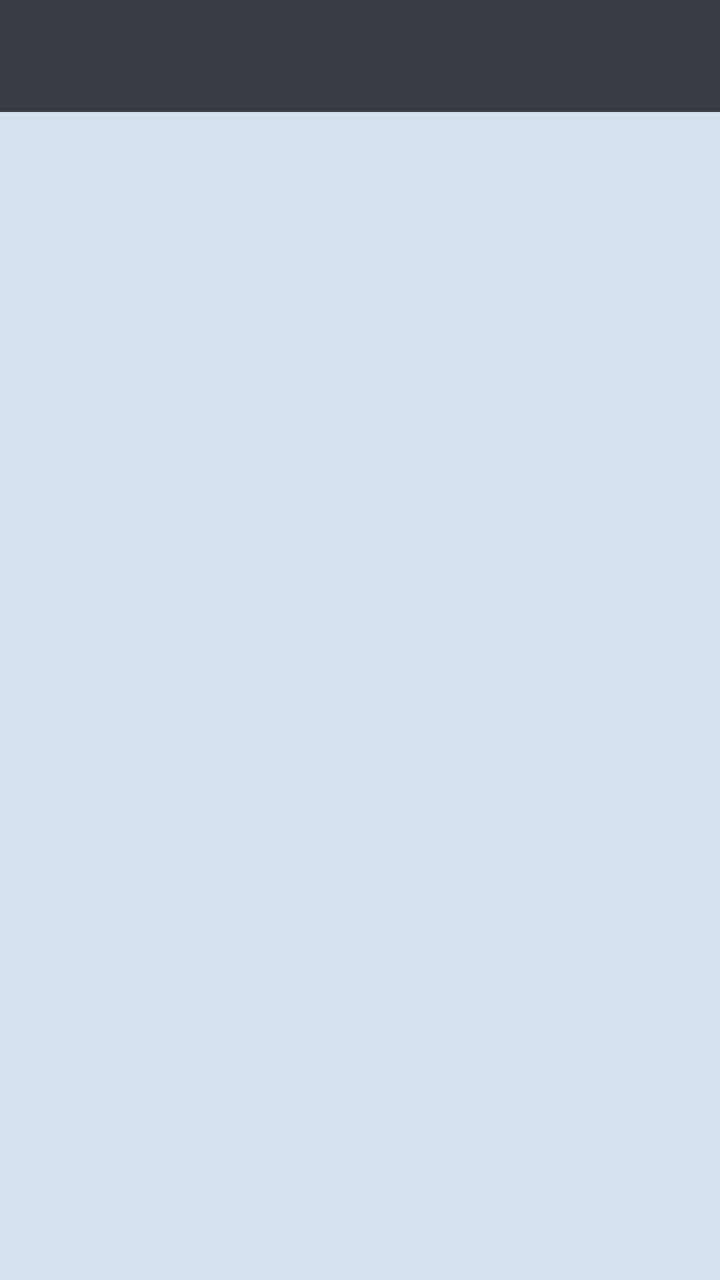
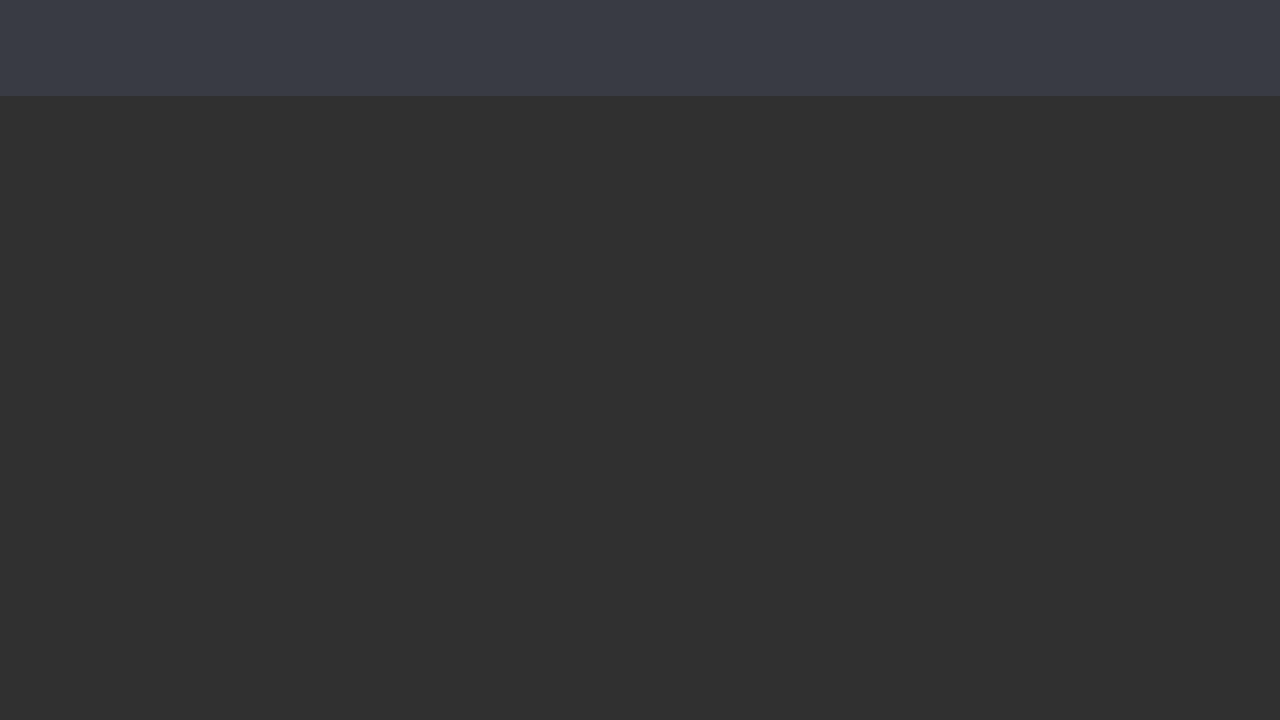

The same Android screen from two of the app's own layout files: first res/layout/ as a phone draws it, then the author's variant for another configuration, drawn on a device whose configuration selects that folder. Both files follow.
<!-- AndroidManifest.xml: application theme Theme.AppCompat.NoActionBar -->
<!-- res/layout/kontakt.xml -->
<?xml version="1.0" encoding="utf-8"?>
<androidx.constraintlayout.widget.ConstraintLayout
    xmlns:android="http://schemas.android.com/apk/res/android"
    xmlns:tools="http://schemas.android.com/tools"
    android:layout_width="match_parent"
    android:layout_height="match_parent"
    android:background="@color/bakgrunn">

    <Toolbar
        android:id="@+id/kontakterToolbar"
        android:layout_width="match_parent"
        android:layout_height="wrap_content"
        android:titleTextColor="@android:color/white"
        android:background="@color/toolbar">
    </Toolbar>

</androidx.constraintlayout.widget.ConstraintLayout>
<!-- resources referenced by this layout -->
<resources>
  <color name="bakgrunn">#d6e0f0</color>
  <color name="toolbar">#393b44</color>
</resources>
<!-- res/layout-land/kontakt.xml (the author's variant of the layout above) -->
<!-- drawn on the phone turned sideways -->
<?xml version="1.0" encoding="utf-8"?>
<LinearLayout xmlns:android="http://schemas.android.com/apk/res/android"
    android:layout_width="match_parent"
    android:layout_height="match_parent">

    <Toolbar
        android:id="@+id/kontakterToolbar"
        android:layout_width="match_parent"
        android:layout_height="wrap_content"
        android:titleTextColor="@android:color/white"
        android:background="@color/toolbar">
    </Toolbar>

</LinearLayout>
<!-- resources referenced by the variant -->
<!-- as the phone turned sideways resolves them -->
<resources>
  <color name="toolbar">#393b44</color>
</resources>
